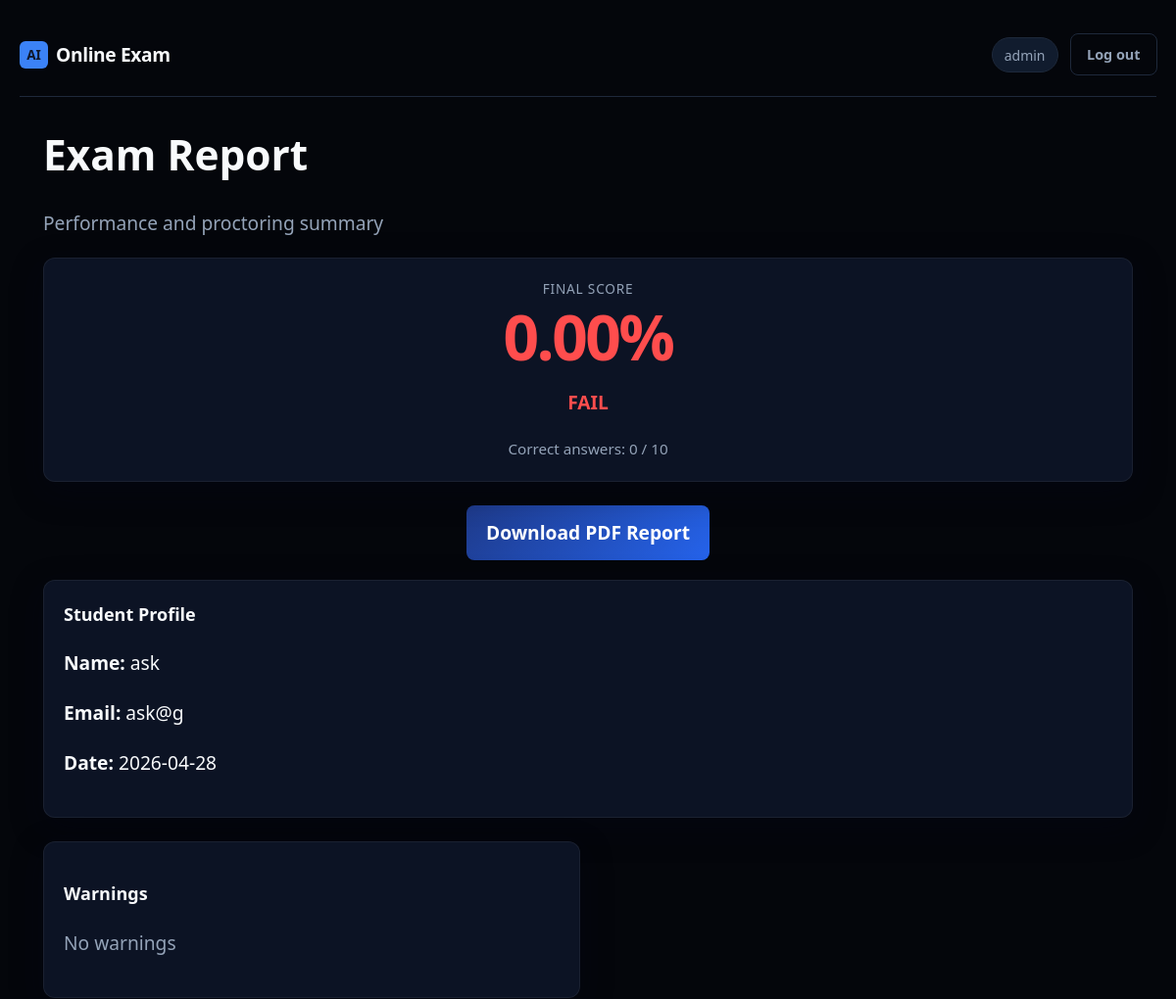
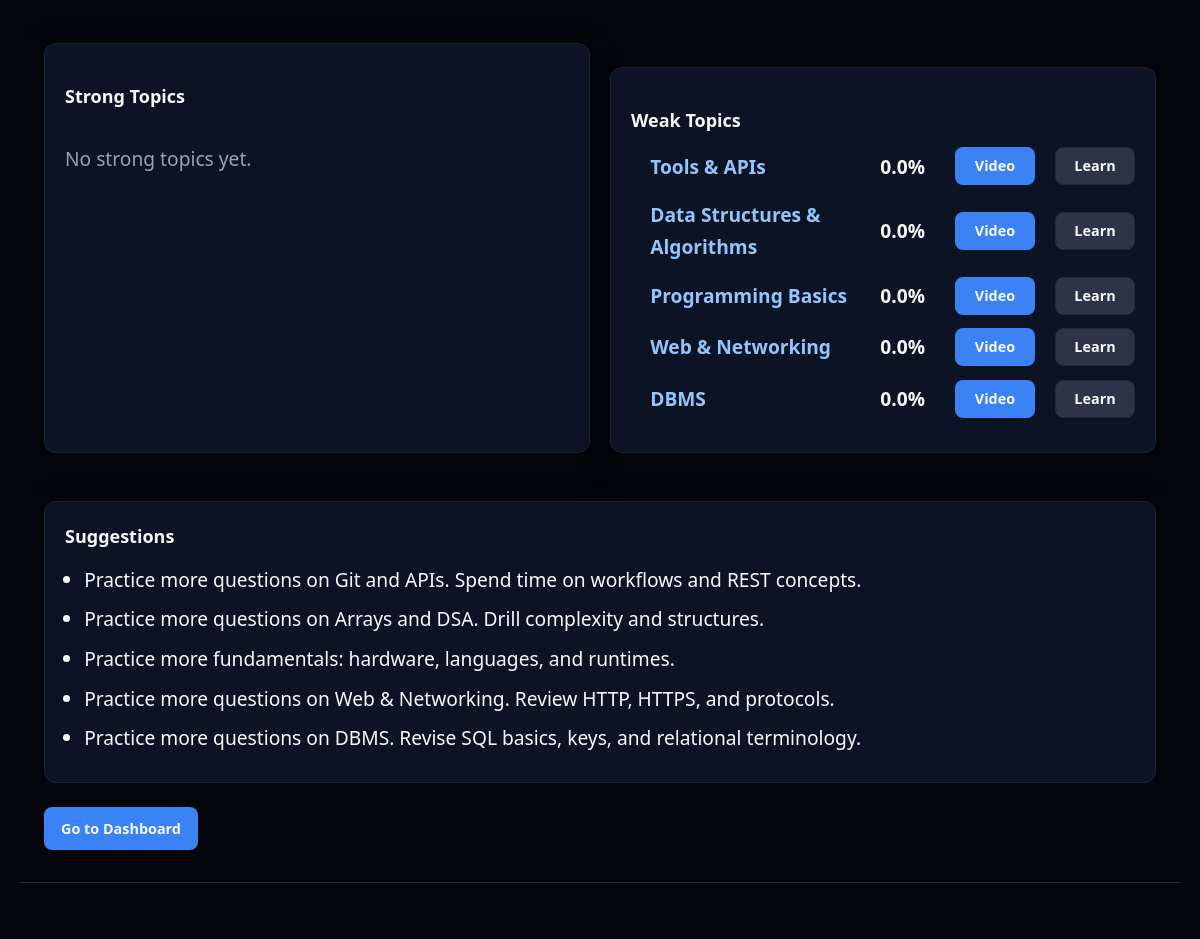
The app's page /report/1 (signed in) with its own data (2 pictures, top to bottom).
### app.py (models this page shows)
class User(db.Model):
    __tablename__ = "users"
    id = db.Column(db.Integer, primary_key=True)
    username = db.Column(db.String(80), unique=True, nullable=False)
    email = db.Column(db.String(120), unique=True, nullable=False)
    password_hash = db.Column(db.String(256), nullable=False)
    roll_number = db.Column(db.String(50), unique=True, nullable=True)
    created_at = db.Column(db.DateTime, default=lambda: datetime.now(timezone.utc))
    is_admin = db.Column(db.Boolean, default=False)
    allow_reattempt = db.Column(db.Boolean, default=False)
    exam_access_enabled = db.Column(db.Boolean, default=True)
    exam_completed = db.Column(db.Boolean, default=False)
    admin_role = db.Column(db.String(20), nullable=True)
    is_blocked = db.Column(db.Boolean, default=False)
    block_reason = db.Column(db.String(255))
    attempts = db.relationship("Attempt", backref="user", lazy=True)

class Question(db.Model):
    __tablename__ = "questions"
    id = db.Column(db.Integer, primary_key=True)
    text = db.Column(db.Text, nullable=False)
    option_a = db.Column(db.String(500), nullable=False)
    option_b = db.Column(db.String(500), nullable=False)
    option_c = db.Column(db.String(500), nullable=False)
    option_d = db.Column(db.String(500), nullable=False)
    correct_answer = db.Column(db.String(1), nullable=False)
    topic = db.Column(db.String(80), default="General CS")

### app.py (the view)
@app.route("/report/<int:attempt_id>")
@login_required
def exam_report(attempt_id):
    user = db.session.get(User, session["user_id"])
    if user and user.is_admin:
        attempt = Attempt.query.get(attempt_id)
    else:
        attempt = get_attempt_for_user(attempt_id, session["user_id"])
    if not attempt:
        flash("Report not found.", "error")
        return redirect(url_for("dashboard"))
    if attempt.status != "completed":
        flash("Exam is not finished yet.", "info")
        return redirect(url_for("dashboard"))
    qids = parse_question_ids(attempt)
    total_questions = len(qids)
    correct_answers = 0
    if qids:
        for qid in qids:
            ans = Answer.query.filter_by(attempt_id=attempt.id, question_id=qid).first()
            if ans and ans.selected and ans.question:
                if ans.selected.upper() == ans.question.correct_answer.upper():
                    correct_answers += 1
    score = round((correct_answers / total_questions) * 100, 2) if total_questions else 0
    warnings_list = parse_warning_details(attempt)
    timeline = parse_timeline(attempt)
    student_profile = parse_student_profile(attempt)
    if not student_profile:
        student_profile = {
            "name": attempt.user.username if attempt.user else "Student",
            "email": attempt.user.email if attempt.user else "",
            "examId": attempt.id,
            "date": to_ist(attempt.started_at).strftime("%Y-%m-%d %H:%M"),
        }
    student_name = getattr(attempt.user, "name", "Student")
    weak_topics = []
    strong_topics = []
    suggestions = []
    data = build_report_data(attempt)
    if data:
        weak_topics = data.get("weak_topics", [])
        strong_topics = data.get("strong_topics", [])
        suggestions = data.get("suggestions", [])
    question_analysis = []
    for idx, qid in enumerate(qids):
        q = db.session.get(Question, qid)
        ans = Answer.query.filter_by(attempt_id=attempt.id, question_id=qid).first()
        selected = (ans.selected or "").upper() if ans and ans.selected else None
        correct = "C"
        if not selected:
            status = "Skipped"
        elif selected == correct:
            status = "Correct"
        else:
            status = "Wrong"
        question_analysis.append(
            {
                "qno": idx + 1,
                "selected": selected,
                "correct": correct,
                "status": status,
                "topic": q.topic if q else "General CS",
            }
        )
    print("=== PDF DATA DEBUG ===")
    print(f"Score: {score}")
    print(f"Total questions: {total_questions}")
    print(f"Correct answers: {correct_answers}")
    print(f"Student profile: {student_profile}")
    print(f"Strong topics count: {len(strong_topics) if strong_topics else 0}")
    print(f"Weak topics count: {len(weak_topics) if weak_topics else 0}")
    print(f"Suggestions count: {len(suggestions) if suggestions else 0}")
    print(f"Question analysis count: {len(question_analysis) if question_analysis else 0}")
    print("===================")
    resp = make_response(render_template(
        "report.html",
        attempt=attempt,
        score=score,
        total_questions=total_questions,
        correct_answers=correct_answers,
        warnings=warnings_list,
        timeline=timeline,
        student=student_profile,
        strong_topics=strong_topics,
        weak_topics=weak_topics,
        suggestions=suggestions,
        question_analysis=question_analysis,
        learning_resources=LEARNING_RESOURCES,
    ))
    resp.headers["Cache-Control"] = "no-store, no-cache, must-revalidate, private"
    resp.headers["Pragma"] = "no-cache"
    return resp

### app.py (called while the page is built)
def to_ist(dt):
    if not dt:
        return None
    return dt.astimezone(timezone(timedelta(hours=5, minutes=30)))

def login_required(f):
    @wraps(f)
    def decorated(*args, **kwargs):
        if "user_id" not in session:
            return redirect(url_for("login"))
        return f(*args, **kwargs)
    return decorated

def parse_question_ids(attempt):
    return json.loads(attempt.question_ids_json)

def parse_warning_details(attempt):
    raw = attempt.warning_details_json or "[]"
    try:
        parsed = json.loads(raw)
        return parsed if isinstance(parsed, list) else []
    except Exception:
        return []

def parse_timeline(attempt):
    raw = attempt.timeline_json or "[]"
    try:
        parsed = json.loads(raw)
        return parsed if isinstance(parsed, list) else []
    except Exception:
        return []

def parse_student_profile(attempt):
    raw = attempt.student_profile_json or "{}"
    try:
        parsed = json.loads(raw)
        return parsed if isinstance(parsed, dict) else {}
    except Exception:
        return {}

def normalize_confidence(val):
    v = (val or "medium").lower()
    if v in ("low", "medium", "high"):
        return v
    return "medium"

### templates/report.html (shortened to what this page needs)
{% extends "base.html" %}
{% block body_class %}page-report{% endblock %}
{% block content %}
{% set score_value = score if score is defined else 0 %}
{% set pass_exam = score_value >= 75 %}
<div id="pdf-report" style="visibility: visible !important; display: block !important; opacity: 1 !important;">
  <div class="report-page-header" style="visibility: visible !important; display: block !important;">
    <h1 style="visibility: visible !important; display: block !important;">Exam Report</h1>
    <p class="muted" style="visibility: visible !important; display: block !important;">Performance and proctoring summary</p>
      </div>
  <section class="card report-hero-card {{ 'report-pass' if pass_exam else 'report-fail' }}">
    <p class="report-score-label">Final Score</p>
    <p class="report-score-big">{{ "%.2f"|format(score_value|float) }}%</p>
    <p class="{{ 'text-pass' if pass_exam else 'text-fail' }}">{{ "PASS" if pass_exam else "FAIL" }}</p>
    <p class="report-score-hint">
      Correct answers: {{ correct_answers or 0 }} / {{ total_questions or 0 }}
    </p>
  </section>
<div style="text-align: center; margin: 20px 0;">
  <a href="/report/{{ attempt.id }}/pdf-clean" class="download-btn">
    Download PDF Report
  </a>
</div>
<section class="card report-section">
  <h3>Student Profile</h3>
  <p><strong>Name:</strong> {{ student.name or "-" }}</p>
  <p><strong>Email:</strong> {{ student.email or "-" }}</p>
    <p><strong>Date:</strong> {{ student.date.split(' ')[0] if student.date else "-" }}</p>
</section>
<section class="report-grid">
  <div class="card report-risk-card">
    <h3>Warnings</h3>
    {% if warnings and warnings|length > 0 %}
      <ul class="warnings-list">
        {% for w in warnings %}
          <li class="warning-item">
            Warning {{ loop.index }} &ndash;
            Question {{ w.question }} &ndash;
            {{ w.message }}
          </li>
        {% endfor %}
      </ul>
    {% else %}
      <p class="muted">No warnings</p>
    {% endif %}
  </div>
</section>
<div class="topics-row">
    <div class="card topics-box">
        <h3>Strong Topics</h3>
        {% if strong_topics and strong_topics|length > 0 %}
          <ul class="topic-list">
            {% for topic in strong_topics %}
              <li>
                <span class="topic-name">{{ topic.name }}</span>
                <span class="topic-acc">{{ topic.accuracy }}%</span>
              </li>
            {% endfor %}
          </ul>
        {% else %}
          <p class="muted">No strong topics yet.</p>
        {% endif %}
    </div>
    <div class="card topics-box">
        <h3>Weak Topics</h3>
        {% if weak_topics and weak_topics|length > 0 %}
          <ul class="topic-list">
            {% for topic in weak_topics %}
              {% set resource = learning_resources.get(topic.name) if learning_resources else None %}
              <div class="topic-row">
                <span class="topic-name topic-weak-em">{{ topic.name }}</span>
                <div class="topic-actions">
                  <span class="topic-percentage">{{ topic.accuracy }}%</span>
                  {% if resource %}
                    <a href="{{ resource.youtube }}" target="_blank" class="btn btn-primary">Video</a>
                    <a href="{{ resource.website }}" target="_blank" class="btn btn-secondary">Learn</a>
                  {% else %}
                    <a href="https://www.youtube.com/results?search_query={{ topic.name|urlencode }}" target="_blank" class="btn btn-primary">Video</a>
                  {% endif %}
                </div>
              </div>
            {% endfor %}
          </ul>
        {% else %}
          <p class="muted">No weak topics.</p>
        {% endif %}
    </div>
</div>
{% if suggestions and suggestions|length > 0 %}
<section class="card report-section">
  <h3>Suggestions</h3>
  <ul class="suggestion-list">
    {% for s in suggestions %}
      <li>{{ s }}</li>
    {% endfor %}
  </ul>
</section>
{% endif %}
<div class="report-actions">
  <a href="{{ url_for('dashboard') }}" class="btn btn-primary">Go to Dashboard</a>
</div>
</div>
{% endblock %}

### templates/base.html (shortened to what this page needs)
<!DOCTYPE html>
<html lang="en">
<head>
  <link rel="stylesheet" href="{{ url_for('static', filename='css/style.css') }}">
</head>
<body class="{% block body_class %}{% endblock %}">
  <div class="page-bg-overlay page-bg-overlay--main"></div>
  <div class="app-shell">
    <header class="top-bar">
      <a href="{% if session.get('is_admin') %}{{ url_for('admin_dashboard') }}{% elif session.get('user_id') %}{{ url_for('dashboard') }}{% else %}{{ url_for('login') }}{% endif %}" class="brand">
        <span class="brand-mark">AI</span>
        <span class="brand-text">Online Exam</span>
      </a>
      {% if session.get('user_id') %}
      <nav class="top-nav">
        <span class="user-pill">{{ session.get('username') }}</span>
        <a href="{{ url_for('admin_logout') if session.get('is_admin') else url_for('logout') }}" class="btn btn-ghost">Log out</a>
      </nav>
      {% endif %}
    </header>
    <div class="full-width-wrapper">
      {% block content %}{% endblock %}
    </div>
    <footer class="site-footer">
    </footer>
  </div>
</body>
</html>

### static/css/style.css (style rules this page uses)
:root { --bg: #0f172a; --bg-elevated: #111c2e; --border: #1e293b; --text: #f8fafc; --muted: #94a3b8; --accent: #3b82f6; --accent-dim: #2563eb; --accent-glow: rgba(59, 130, 246, 0.35); --success: #22c55e; --error: #ef4444; --radius: 10px; --font: "Segoe UI", system-ui, -apple-system, sans-serif; }
*, *::before, *::after { box-sizing: border-box; }
body { margin: 0; min-height: 100vh; font-family: var(--font); background: var(--bg); color: var(--text); font-size: 1.2rem; line-height: 1.65; }
a { color: var(--accent); text-decoration: none; }
.app-shell { max-width: 1080px; margin: 0 auto; padding: 1.65rem 1.25rem 2.5rem; min-height: 100vh; display: flex; flex-direction: column; position: relative; z-index: 1; }
.top-bar { display: flex; align-items: center; justify-content: space-between; padding: 0.5rem 0 1.25rem; border-bottom: 1px solid var(--border); margin-bottom: 1.5rem; }
.brand { display: flex; align-items: center; gap: 0.5rem; color: var(--text); text-decoration: none; }
.brand-mark { background: var(--accent); color: #0f172a; font-weight: 700; padding: 0.2rem 0.45rem; border-radius: 6px; font-size: 0.85rem; }
.brand-text { font-weight: 600; letter-spacing: -0.02em; }
.top-nav { display: flex; align-items: center; gap: 0.75rem; }
.user-pill { font-size: 0.875rem; color: var(--muted); padding: 0.35rem 0.75rem; background: var(--bg-elevated); border-radius: 999px; border: 1px solid var(--border); }
.site-footer { margin-top: 2rem; padding-top: 1rem; border-top: 1px solid var(--border); font-size: 0.8rem; color: var(--muted); text-align: center; }
.muted { color: var(--muted); }
.card { background: rgba(17, 28, 46, 0.72); border: 1px solid rgba(148, 163, 184, 0.18); border-radius: var(--radius); padding: 1.5rem 1.6rem; box-shadow: 0 10px 32px rgba(2, 6, 23, 0.35); backdrop-filter: blur(8px); -webkit-backdrop-filter: blur(8px); transition: transform 0.2s ease, box-shadow 0.2s ease, border-color 0.2s ease; }
.btn { display: inline-flex; align-items: center; justify-content: center; padding: 0.55rem 1rem; border-radius: 8px; font-size: 0.9rem; font-weight: 600; border: 1px solid transparent; cursor: pointer; font-family: inherit; transition: background 0.15s, border-color 0.15s; }
.btn-primary { background: var(--accent); color: #f8fafc; }
.btn-secondary { background: #2d3348; color: var(--text); border-color: var(--border); }
.btn-ghost { background: transparent; color: var(--muted); border-color: var(--border); }
.report-grid { display: grid; gap: 1rem; margin-bottom: 1.25rem; }
@media (min-width: 560px) { .report-grid { grid-template-columns: 1fr 1fr; } }
.report-score-label { margin: 0; font-size: 0.85rem; color: var(--muted); text-transform: uppercase; letter-spacing: 0.06em; }
.report-section h3 { margin-top: 0; font-size: 1rem; }
.topic-list { margin: 0; padding-left: 1.2rem; }
.topic-name { font-weight: 600; }
.suggestion-list { margin: 0; padding-left: 1.2rem; }
.suggestion-list li { margin-bottom: 0.5rem; }
.report-actions { margin-top: 1.5rem; }
.report-page-header h1 { margin: 0 0 0.35rem; font-size: 2.65rem; font-weight: 800; }
.report-hero-card { text-align: center; padding: 2rem 1.5rem; margin-bottom: 1.25rem; border-width: 2px; }
.report-fail { border-color: rgba(59, 130, 246, 0.35); background: linear-gradient(180deg, rgba(37, 99, 235, 0.1) 0%, var(--bg-elevated) 100%); }
.report-score-big { margin: 0.35rem 0; font-size: 4rem; font-weight: 900; letter-spacing: -0.04em; line-height: 1; }
.report-fail .report-score-big { color: #60a5fa; }
.report-score-hint { margin: 0.5rem 0 0; font-size: 0.95rem; color: var(--muted); }
.report-risk-card { margin-bottom: 1rem; }
.text-fail { color: #60a5fa; }
.topic-weak-em { color: #93c5fd; }
.page-bg-overlay--main { display: none; position: fixed; inset: 0; background: rgba(0, 0, 0, 0.75); z-index: 0; pointer-events: none; }
body.page-login .page-bg-overlay--main, body.page-dashboard .page-bg-overlay--main, body.page-report .page-bg-overlay--main, body.page-exam .page-bg-overlay--main { display: block; }
body.page-report { background: #020617 url("https://images.unsplash.com/photo-1618005182384-a83a8bd57fbe?auto=format&fit=crop&w=1920&q=80") center / cover no-repeat fixed; }
.btn, .btn-primary, .btn-outline, button, a.btn, a.btn-primary, a.btn-outline { transition: all 0.25s ease; position: relative; }
.dash-stat-card, .card, .highlight-card { transition: all 0.25s ease; }
.btn, button { will-change: transform; }

### records on screen
User: get "admin"
User: username "ask", email "ask@g"
Question: name "Tools & APIs", accuracy "0.0"
Question: name "Data Structures & Algorithms", accuracy "0.0"
Question: name "Programming Basics", accuracy "0.0"
Question: name "Web & Networking", accuracy "0.0"
Question: name "DBMS", accuracy "0.0"

### other values on screen
{{ "%.2f"|format(score_value|float) }} "0.00"
{{ "PASS" if pass_exam else "FAIL" }} "FAIL"
{{ correct_answers or 0 }} "0"
{{ total_questions or 0 }} "10"
{{ student.date.split(' ')[0] if student.date else "-" }} "2026-04-28"
{{ s }} "Practice more questions on Git and APIs. Spend time on workflows and REST concepts." "Practice more questions on Arrays and DSA. Drill complexity and structures." "Practice more fundamentals: hardware, languages, and runtimes." "Practice more questions on Web & Networking. Review HTTP, HTTPS, and protocols." "Practice more questions on DBMS. Revise SQL basics, keys, and relational terminology."
